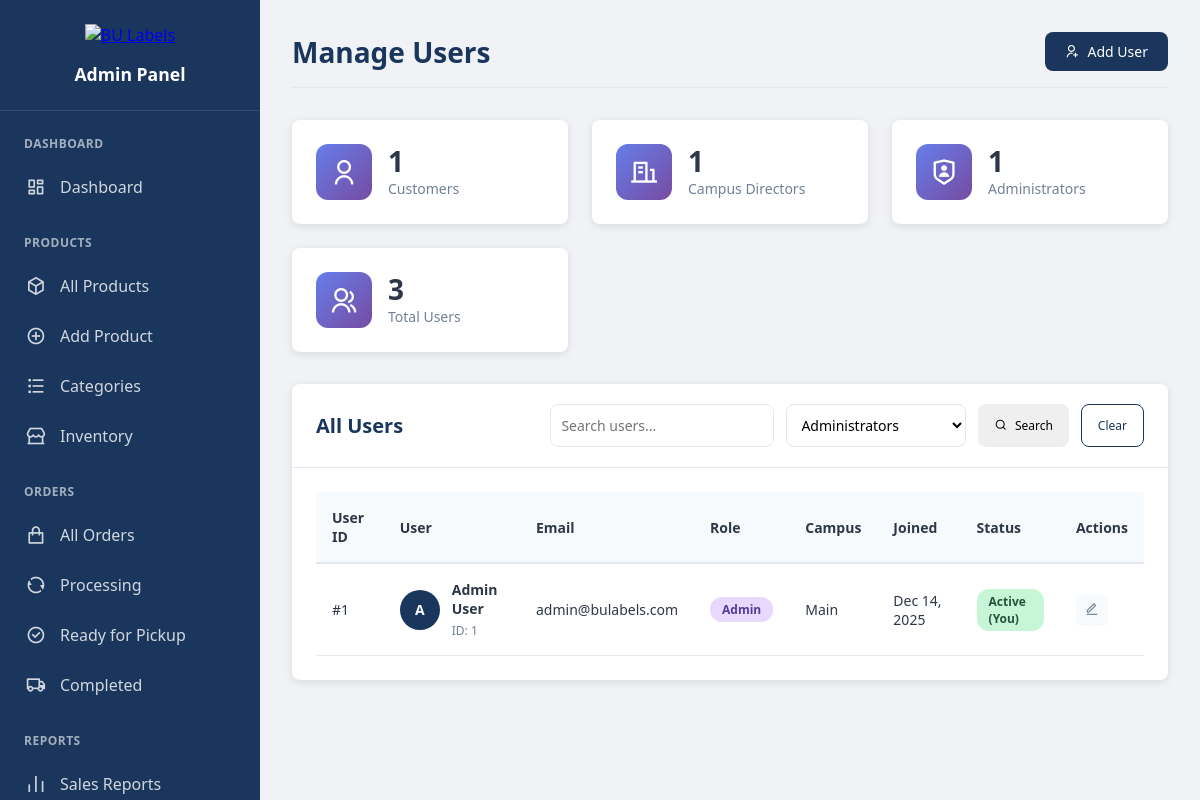
Screenshot of /pages/admin/users.php?role=admin (signed in) with the database file from the repository.
### tables this page shows
CREATE TABLE users (
    id INT PRIMARY KEY AUTO_INCREMENT,
    name VARCHAR(100) NOT NULL,
    email VARCHAR(100) UNIQUE NOT NULL,
    password VARCHAR(255) NOT NULL,
    campus ENUM('main', 'east', 'west', 'north', 'south') DEFAULT 'main',
    role ENUM('customer', 'admin', 'director') DEFAULT 'customer',
    created_at TIMESTAMP DEFAULT CURRENT_TIMESTAMP,
    updated_at TIMESTAMP DEFAULT CURRENT_TIMESTAMP ON UPDATE CURRENT_TIMESTAMP
);

### includes/functions.php (called while the page is built, shortened)
<?php
function sanitize($data) {
    return htmlspecialchars($data, ENT_QUOTES, 'UTF-8');
}
?>

### pages/admin/users.php (the view, shortened to what this page needs)
<?php
require_once '../../includes/functions.php';
$action = isset($_GET['action']) ? $_GET['action'] : 'list';
$role_filter = isset($_GET['role']) ? $_GET['role'] : '';
$conn = getDBConnection();
if ($action == 'list') {
    $page = isset($_GET['page']) ? (int)$_GET['page'] : 1;
    $limit = 20;
    $offset = ($page - 1) * $limit;
    $sql = "SELECT * FROM users WHERE 1=1";
    $params = [];
    $types = "";
    if ($role_filter) {
        $sql .= " AND role = ?";
        $params[] = $role_filter;
        $types .= "s";
    }
    $sql .= " ORDER BY created_at DESC LIMIT ? OFFSET ?";
    $params[] = $limit;
    $params[] = $offset;
    $types .= "ii";
    $stmt = $conn->prepare($sql);
    if ($params) {
        $stmt->bind_param($types, ...$params);
    }
    $stmt->execute();
    $users_result = $stmt->get_result();
}
$role_counts = [];
$role_stmt = $conn->prepare("SELECT role, COUNT(*) as count FROM users GROUP BY role");
$role_stmt->execute();
$role_result = $role_stmt->get_result();
while ($row = $role_result->fetch_assoc()) {
    $role_counts[$row['role']] = $row['count'];
}
?>
<!DOCTYPE html>
<html lang="en">
<head>
    <link href="https://cdn.jsdelivr.net/npm/remixicon@4.5.0/fonts/remixicon.css" rel="stylesheet">
</head>
<body>
<div class="admin-container">
    <aside class="admin-sidebar">
        <div class="sidebar-header">
            <a href="../../" class="logo">
                <img src="../../assets/images/logo.png" alt="BU Labels">
            </a>
            <h3>Admin Panel</h3>
        </div>
        <div class="sidebar-menu">
            <div class="menu-section">
                <h4>Dashboard</h4>
                <ul>
                    <li>
                        <a href="dashboard.php">
                            <i class="ri-dashboard-line"></i>
                            <span>Dashboard</span>
                        </a>
                    </li>
                </ul>
            </div>
            <div class="menu-section">
                <h4>Products</h4>
                <ul>
                    <li>
                        <a href="products.php">
                            <i class="ri-box-3-line"></i>
                            <span>All Products</span>
                        </a>
                    </li>
                    <li>
                        <a href="products.php?action=add">
                            <i class="ri-add-circle-line"></i>
                            <span>Add Product</span>
                        </a>
                    </li>
                    <li>
                        <a href="categories.php">
                            <i class="ri-list-check"></i>
                            <span>Categories</span>
                        </a>
                    </li>
                    <li>
                        <a href="inventory.php">
                            <i class="ri-store-2-line"></i>
                            <span>Inventory</span>
                        </a>
                    </li>
                </ul>
            </div>
            <div class="menu-section">
                <h4>Orders</h4>
                <ul>
                    <li>
                        <a href="orders.php">
                            <i class="ri-shopping-bag-line"></i>
                            <span>All Orders</span>
                        </a>
                    </li>
                    <li>
                        <a href="orders.php?status=processing">
                            <i class="ri-refresh-line"></i>
                            <span>Processing</span>
                        </a>
                    </li>
                    <li>
                        <a href="orders.php?status=ready_for_pickup">
                            <i class="ri-checkbox-circle-line"></i>
                            <span>Ready for Pickup</span>
                        </a>
                    </li>
                    <li>
                        <a href="orders.php?status=picked_up">
                            <i class="ri-truck-line"></i>
                            <span>Completed</span>
                        </a>
                    </li>
                </ul>
            </div>
            <div class="menu-section">
                <h4>Reports</h4>
                <ul>
                    <li>
                        <a href="reports.php">
                            <i class="ri-bar-chart-line"></i>
                            <span>Sales Reports</span>
                        </a>
                    </li>
                </ul>
            </div>
        </div>
    </aside>
    <?php
    $sidebar_content = ob_get_clean();
    echo $sidebar_content;
    ?>
    <main class="admin-content">
        <div class="admin-header">
            <h1>
                <?php
                if ($action == 'add') echo "Add New User";
                elseif ($action == 'edit') echo "Edit User";
                else echo "Manage Users";
                ?>
            </h1>
            <div class="admin-actions">
                <?php if ($action == 'list'): ?>
                <a href="users.php?action=add" class="btn btn-primary">
                    <i class="ri-user-add-line"></i> Add User
                </a>
                <?php else: ?>
                <a href="users.php" class="btn btn-outline">
                    <i class="ri-arrow-left-line"></i> Back to Users
                </a>
                <?php endif; ?>
            </div>
        </div>
        <?php if ($action == 'add' || $action == 'edit'): ?>
        <div class="card">
            <div class="card-header">
                <h3>User Information</h3>
            </div>
            <div class="card-body">
                <form method="POST" class="user-form">
                    <input type="hidden" name="save_user" value="1">
                    <div class="form-row">
                        <div class="form-group">
                            <label for="name">Full Name *</label>
                            <input type="text" id="name" name="name" required
                                   value="<?php echo isset($user['name']) ? sanitize($user['name']) : ''; ?>">
                        </div>
                        <div class="form-group">
                            <label for="email">Email Address *</label>
                            <input type="email" id="email" name="email" required
                                   value="<?php echo isset($user['email']) ? sanitize($user['email']) : ''; ?>">
                        </div>
                    </div>
                    <div class="form-row">
                        <div class="form-group">
                            <label for="role">User Role *</label>
                            <select id="role" name="role" required>
                                <option value="">Select Role</option>
                                <option value="customer" <?php echo (isset($user['role']) && $user['role'] == 'customer') ? 'selected' : ''; ?>>Customer</option>
                                <option value="director" <?php echo (isset($user['role']) && $user['role'] == 'director') ? 'selected' : ''; ?>>Campus Director</option>
                                <option value="admin" <?php echo (isset($user['role']) && $user['role'] == 'admin') ? 'selected' : ''; ?>>Administrator</option>
                            </select>
                        </div>
                        <div class="form-group">
                            <label for="campus">Campus *</label>
                            <select id="campus" name="campus" required>
                                <option value="">Select Campus</option>
                                <option value="main" <?php echo (isset($user['campus']) && $user['campus'] == 'main') ? 'selected' : ''; ?>>Main Campus</option>
                                <option value="east" <?php echo (isset($user['campus']) && $user['campus'] == 'east') ? 'selected' : ''; ?>>Polangui Campus</option>
                                <option value="west" <?php echo (isset($user['campus']) && $user['campus'] == 'west') ? 'selected' : ''; ?>>Guinobatan Campus</option>
                                <option value="north" <?php echo (isset($user['campus']) && $user['campus'] == 'north') ? 'selected' : ''; ?>>Gubat Campus</option>
                                <option value="south" <?php echo (isset($user['campus']) && $user['campus'] == 'south') ? 'selected' : ''; ?>>BUIDEA</option>
                            </select>
                        </div>
                    </div>
                    <div class="form-group">
                        <label for="password">Password <?php echo ($action == 'add') ? '*' : '(Leave blank to keep current)'; ?></label>
                        <input type="password" id="password" name="password"
                               <?php echo ($action == 'add') ? 'required' : ''; ?>
                               minlength="6">
                        <small>Minimum 6 characters</small>
                    </div>
                    <div class="form-actions">
                        <button type="button" class="btn btn-outline" onclick="window.history.back()">Cancel</button>
                        <button type="submit" class="btn btn-primary">
                            <i class="ri-save-line"></i> Save User
                        </button>
                    </div>
                </form>
            </div>
        </div>
        <?php else: ?>
        <div class="stats-grid">
            <div class="stat-card">
                <div class="stat-icon">
                    <i class="ri-user-line"></i>
                </div>
                <div class="stat-info">
                    <h3><?php echo $role_counts['customer'] ?? 0; ?></h3>
                    <p>Customers</p>
                </div>
            </div>
            <div class="stat-card">
                <div class="stat-icon">
                    <i class="ri-building-line"></i>
                </div>
                <div class="stat-info">
                    <h3><?php echo $role_counts['director'] ?? 0; ?></h3>
                    <p>Campus Directors</p>
                </div>
            </div>
            <div class="stat-card">
                <div class="stat-icon">
                    <i class="ri-shield-user-line"></i>
                </div>
                <div class="stat-info">
                    <h3><?php echo $role_counts['admin'] ?? 0; ?></h3>
                    <p>Administrators</p>
                </div>
            </div>
            <div class="stat-card">
                <div class="stat-icon">
                    <i class="ri-group-line"></i>
                </div>
                <div class="stat-info">
                    <h3><?php echo array_sum($role_counts); ?></h3>
                    <p>Total Users</p>
                </div>
            </div>
        </div>
        <div class="card">
            <div class="card-header">
                <h3>All Users</h3>
                <div class="card-tools">
                    <form method="GET" class="filter-form">
                        <input type="text" name="search" placeholder="Search users..."
                               value="<?php echo isset($_GET['search']) ? sanitize($_GET['search']) : ''; ?>">
                        <select name="role" onchange="this.form.submit()">
                            <option value="admin" <?php echo ($role_filter == 'admin') ? 'selected' : ''; ?>>Administrators</option>
                        </select>
                        <button type="submit" class="btn btn-small">
                            <i class="ri-search-line"></i> Search
                        </button>
                        <?php if (isset($_GET['search']) || isset($_GET['role'])): ?>
                        <a href="users.php" class="btn btn-outline btn-small">Clear</a>
                        <?php endif; ?>
                    </form>
                </div>
            </div>
            <div class="card-body">
                <div class="table-responsive">
                    <table class="data-table">
                        <thead>
                            <tr>
                                <th>User ID</th>
                                <th>User</th>
                                <th>Email</th>
                                <th>Role</th>
                                <th>Campus</th>
                                <th>Joined</th>
                                <th>Status</th>
                                <th>Actions</th>
                            </tr>
                        </thead>
                        <tbody>
                            <?php if ($users_result->num_rows > 0): ?>
                                <?php while ($user = $users_result->fetch_assoc()): ?>
                                <tr>
                                    <td>#<?php echo $user['id']; ?></td>
                                    <td>
                                        <div class="user-info-cell">
                                            <div class="user-avatar-small">
                                                <?php echo strtoupper(substr($user['name'], 0, 1)); ?>
                                            </div>
                                            <div class="user-info-text">
                                                <strong><?php echo sanitize($user['name']); ?></strong>
                                                <small>ID: <?php echo $user['id']; ?></small>
                                            </div>
                                        </div>
                                    </td>
                                    <td><?php echo sanitize($user['email']); ?></td>
                                    <td>
                                        <span class="role-badge role-<?php echo $user['role']; ?>">
                                            <?php echo ucfirst($user['role']); ?>
                                        </span>
                                    </td>
                                    <td><?php echo ucfirst($user['campus']); ?></td>
                                    <td><?php echo date('M j, Y', strtotime($user['created_at'])); ?></td>
                                    <td>
                                        <?php
                                        $is_current = ($user['id'] == $_SESSION['user_id']) ? ' (You)' : '';
                                        ?>
                                        <span class="status-badge status-active">Active<?php echo $is_current; ?></span>
                                    </td>
                                    <td>
                                        <div class="action-buttons">
                                            <a href="users.php?action=edit&id=<?php echo $user['id']; ?>"
                                               class="btn-icon btn-edit" title="Edit">
                                                <i class="ri-edit-line"></i>
                                            </a>
                                        </div>
                                    </td>
                                </tr>
                                <?php endwhile; ?>
                            <?php endif; ?>
                        </tbody>
                    </table>
                </div>
            </div>
        </div>
        <?php endif; ?>
    </main>
</div>
</body>
</html>

### rows the page displays
users: id "1", name "A", name "Admin User", email "admin@bulabels.com", role "Admin", campus "Main", created_at "Dec 14, 2025", id "(You)"

### other values shown
$role_counts['customer'] "1"
$role_counts['director'] "1"
$role_counts['admin'] "1"
array_sum($role_counts) "3"
